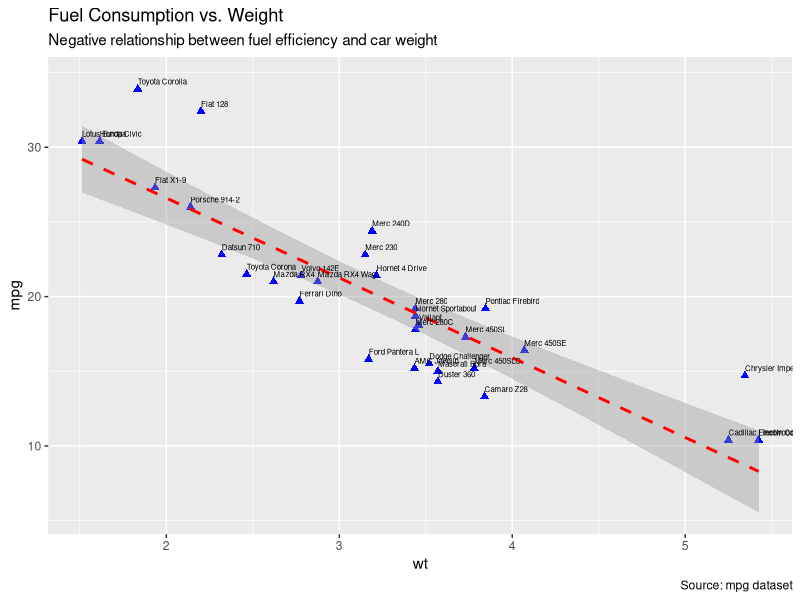
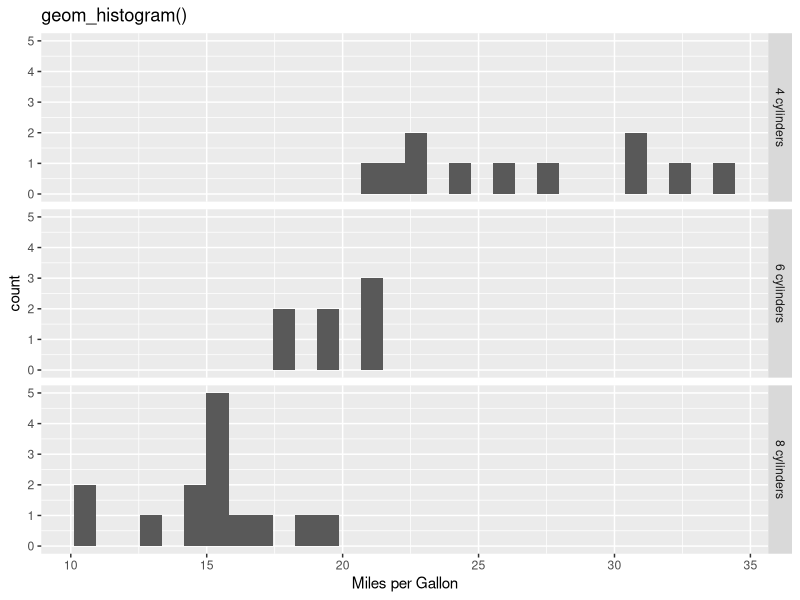
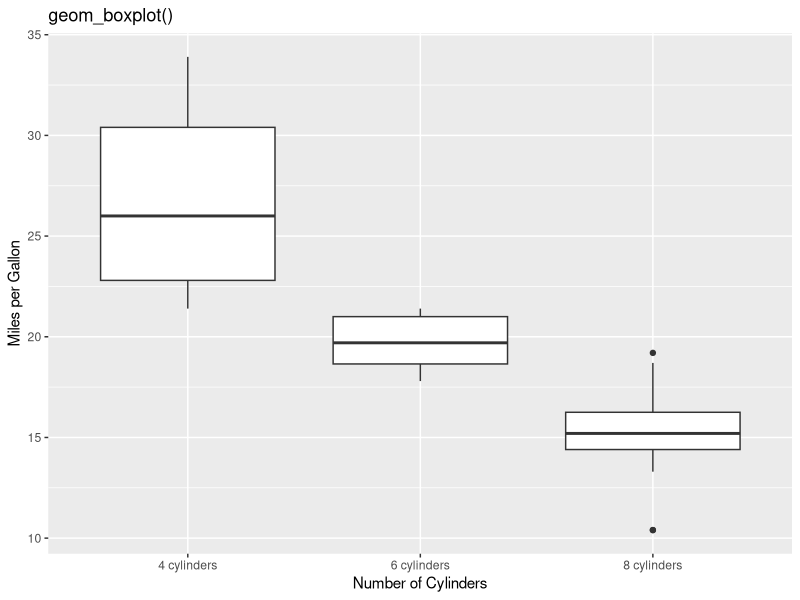
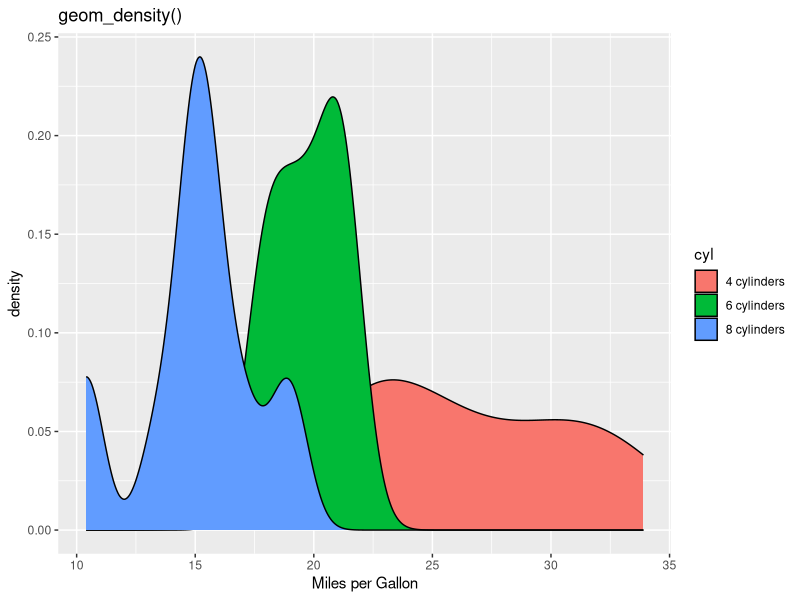
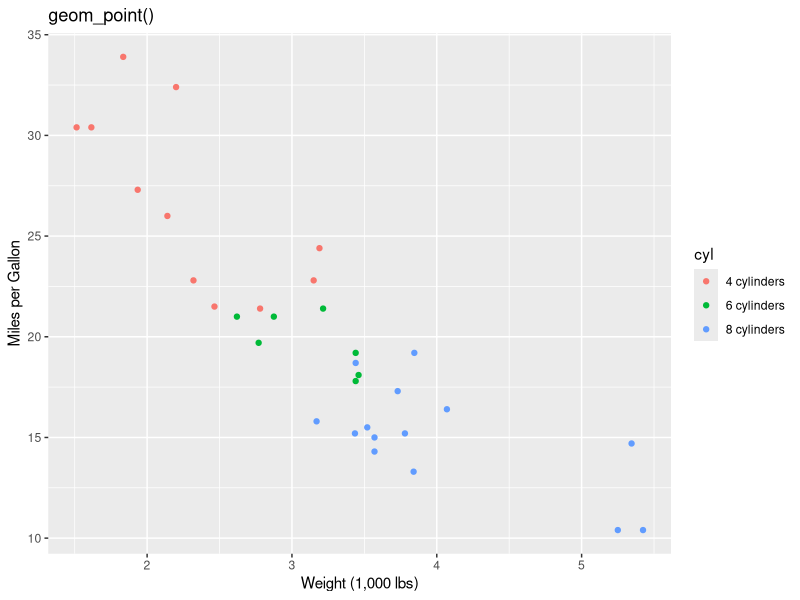
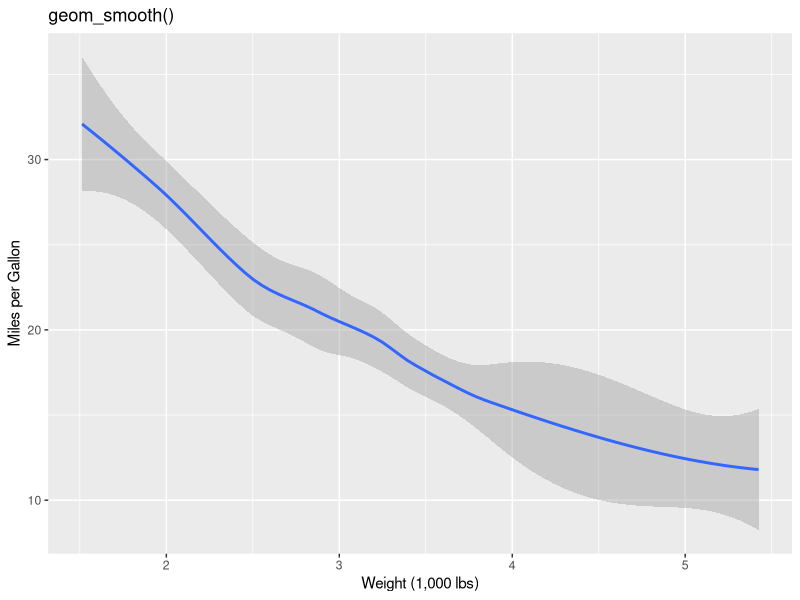
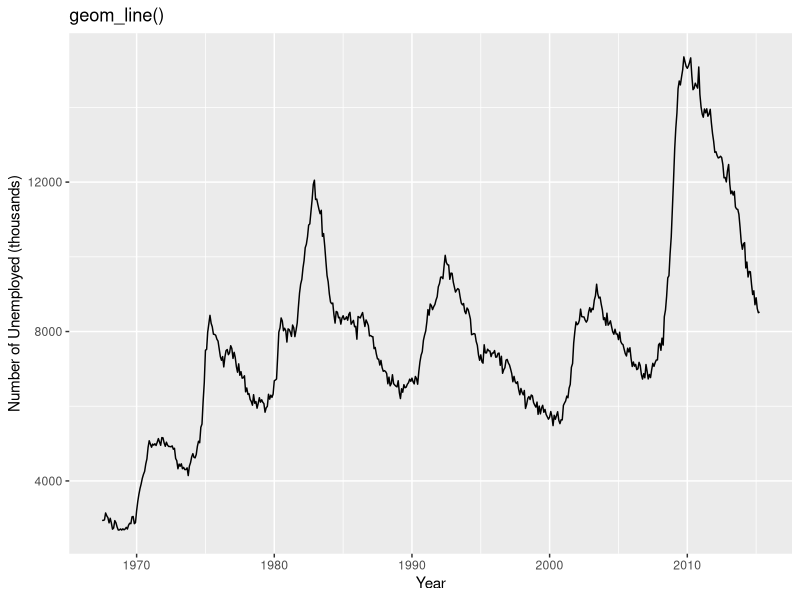
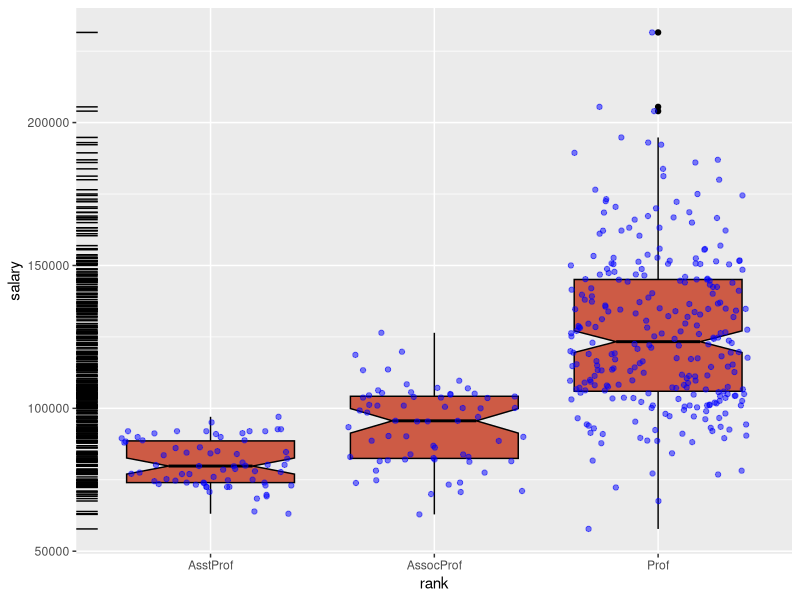

Recreate these plots in R, in order.
library(ggplot2)
ggplot(mtcars, aes(wt,mpg))+
  geom_point(pch=17, color="blue", size=2)+
  geom_smooth(method = "lm", color="red", linetype=2, size=1)+
  geom_text(label=rownames(mtcars), hjust=0, vjust=1, nudge_y=0.7, size=2)+
  labs("Weight (1,000 lbs)","Fuel Consumption (miles per gallon)",
       title="Fuel Consumption vs. Weight",
       subtitle="Negative relationship between fuel efficiency and car weight",
       caption="Source: mpg dataset")
data(mtcars)
mtcars$gear <- factor(mtcars$gear, levels = c(3,4,5),
                      labels = c("3 gears","4 gears","5 gears"))
mtcars$cyl <- factor(mtcars$cyl, levels = c(4,6,8),
                     labels = c("4 cylinders","6 cylinders","8 cylinders"))
ggplot(mtcars, aes(mpg))+
  geom_histogram()+
  facet_grid(cyl ~.)+
  labs(title="geom_histogram()", x="Miles per Gallon")

ggplot(mtcars, aes(cyl, mpg))+
  geom_boxplot()+
  labs(title="geom_boxplot()", x="Number of Cylinders", y="Miles per Gallon")

ggplot(mtcars, aes(mpg, fill=cyl))+
  geom_density()+
  labs(title="geom_density()", x="Miles per Gallon")

ggplot(mtcars, aes(wt, mpg, col=cyl))+
  geom_point()+
  labs(title="geom_point()", x="Weight (1,000 lbs)", y="Miles per Gallon")

ggplot(mtcars, aes(wt, mpg))+
  geom_smooth()+
  labs(title="geom_smooth()", x="Weight (1,000 lbs)", y="Miles per Gallon")

ggplot(economics, aes(date, unemploy))+
  geom_line()+
  labs(title="geom_line()", x="Year", y="Number of Unemployed (thousands)")

library(car)
str(Salaries)
ggplot(Salaries, aes(rank, salary))+
  geom_boxplot(fill="coral3",color="black",notch = TRUE)+
  geom_point(position = "jitter", color="blue", alpha=0.5)+
  geom_rug(sides = "l", color="black")

library(car)
ggplot(Salaries, aes(salary, fill=rank))+
  geom_density(alpha=0.5)

ggplot(Salaries, aes(yrs.since.phd,salary,shape=sex, color=rank))+
  geom_point()

ggplot(Salaries, aes(rank, fill=sex))+
  geom_bar(position = "dodge")

ggplot(Salaries,aes(rank, fill=sex))+
  geom_bar(position="stack")

ggplot(Salaries, aes(rank, fill=sex))+
  geom_bar(position="fill")+
  labs(title="position=\"fill\"", y="proportion")

library(lattice)
ggplot(data=singer, aes(x=height))+
  geom_histogram(fill="tomato")+
  facet_wrap( ~ voice.part, nrow = 4)
ggplot(singer, aes(height, fill=voice.part))+
  geom_density()+
  facet_grid(voice.part ~.)

ggplot(Salaries, aes(x=yrs.since.phd, salary))+
  geom_point(color="cornflowerblue")+
  facet_grid(sex ~ rank)

library(car)
ggplot(Salaries, aes(rank, salary, fill=sex))+
  geom_boxplot()+
  scale_x_discrete(breaks=c("AsstProf","AssocProf","Prof"))+
  scale_y_continuous(breaks = c(50000,100000,150000,200000),
                     labels = c("$50k","$100k","$150k","$200k"))+
  labs(title="Faculty Salary by Rank and Sex", x=NULL, y=NULL, fill="Gender")+
  theme(legend.position = c(0.1,0.85))

ggplot(mtcars, aes(wt, mpg, size=disp))+
  geom_point(shape=21, color="black",fill="wheat")+
  labs(size="Engine\nDisplacement\n(cubic inch)")

ggplot(Salaries, aes(rank,fill=sex))+
  geom_bar()+
  scale_fill_manual(values=c("coral","cornflowerblue"))

ggplot(Salaries, aes(yrs.since.phd, salary, color=rank))+
  geom_point(size=2)+
  scale_color_brewer(palette = "Accent")

ggplot(mtcars,aes(wt,mpg,color=disp))+
  geom_point(size=2)+
  labs(color="Engine\nDisplacement\n(cubic inch)")+
  scale_color_gradient2()

ggplot(Salaries, aes(yrs.since.phd, salary, color=rank, shape=rank))+
  geom_point()+facet_grid(.~sex)+theme_dark()

mytheme <- theme(plot.title = element_text(face="bold.italic", size="14", color="brown"),
                 axis.title = element_text(face="bold.italic", size = "10", color = "tomato"),
                 axis.text = element_text(face="bold",size="9",color = "royalblue"),
                 panel.background = element_rect(fill="snow",color="darkblue"),
                 panel.grid.major = element_line(color="gray", linetype = "solid"),
                 panel.grid.minor = element_line(color = "gray", linetype = "dashed"),
                 legend.position = "top")
ggplot(Salaries, aes(rank, salary, fill=sex))+
  geom_boxplot()+
  labs(title="Salary by Rank and Sex", "Rank", "Salary")+
  mytheme
